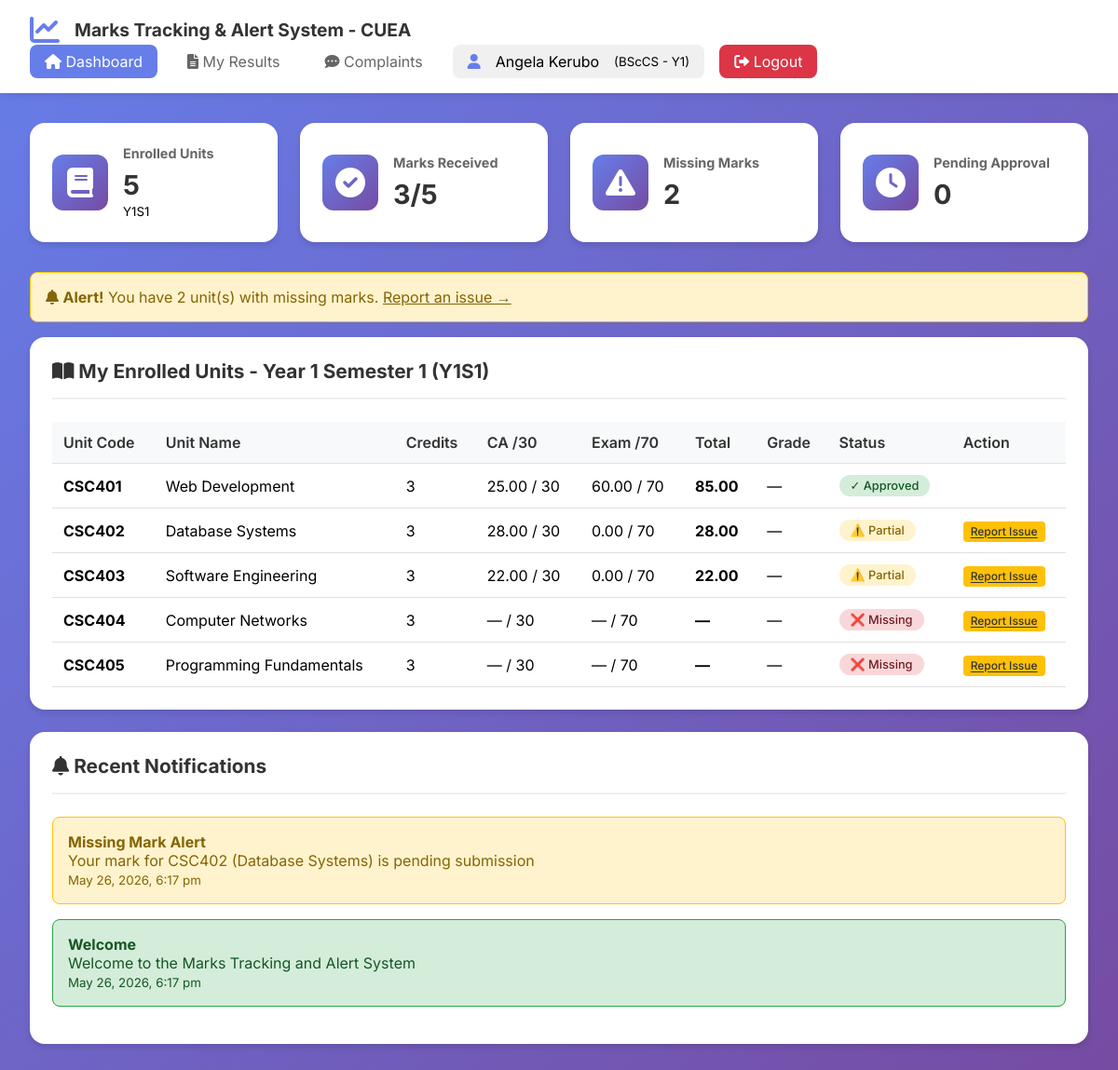
The app's page /student/dashboard.php (signed in) with its own data.
### tables this page shows
CREATE TABLE IF NOT EXISTS users (
    user_id INT PRIMARY KEY AUTO_INCREMENT,
    reg_no VARCHAR(50) UNIQUE,
    full_name VARCHAR(100) NOT NULL,
    email VARCHAR(100) UNIQUE NOT NULL,
    phone VARCHAR(15),
    password VARCHAR(255) NOT NULL,
    role ENUM('student', 'lecturer', 'admin') DEFAULT 'student',
    program_id INT,
    department VARCHAR(100),
    year_of_study INT DEFAULT 1,
    is_active BOOLEAN DEFAULT TRUE,
    created_at TIMESTAMP DEFAULT CURRENT_TIMESTAMP,
    FOREIGN KEY (program_id) REFERENCES programs(program_id) ON DELETE SET NULL
);

CREATE TABLE IF NOT EXISTS programs (
    program_id INT PRIMARY KEY AUTO_INCREMENT,
    program_code VARCHAR(20) UNIQUE NOT NULL,
    program_name VARCHAR(100) NOT NULL,
    department VARCHAR(100),
    duration_years INT DEFAULT 4,
    created_at TIMESTAMP DEFAULT CURRENT_TIMESTAMP
);

CREATE TABLE IF NOT EXISTS enrollments (
    enrollment_id INT PRIMARY KEY AUTO_INCREMENT,
    student_id INT NOT NULL,
    unit_id INT NOT NULL,
    year INT NOT NULL,
    semester INT NOT NULL,
    academic_year VARCHAR(20),
    status ENUM('active', 'completed', 'dropped') DEFAULT 'active',
    enrolled_at TIMESTAMP DEFAULT CURRENT_TIMESTAMP,
    FOREIGN KEY (student_id) REFERENCES users(user_id) ON DELETE CASCADE,
    FOREIGN KEY (unit_id) REFERENCES units(unit_id) ON DELETE CASCADE,
    UNIQUE KEY unique_enrollment (student_id, unit_id, year, semester)
);

CREATE TABLE IF NOT EXISTS units (
    unit_id INT PRIMARY KEY AUTO_INCREMENT,
    unit_code VARCHAR(20) UNIQUE NOT NULL,
    unit_name VARCHAR(100) NOT NULL,
    program_id INT,
    year INT NOT NULL,
    semester INT NOT NULL,
    lecturer_id INT,
    credits INT DEFAULT 3,
    created_at TIMESTAMP DEFAULT CURRENT_TIMESTAMP,
    FOREIGN KEY (program_id) REFERENCES programs(program_id) ON DELETE CASCADE,
    FOREIGN KEY (lecturer_id) REFERENCES users(user_id) ON DELETE SET NULL,
    UNIQUE KEY unique_unit (unit_code, year, semester)
);

CREATE TABLE IF NOT EXISTS marks (
    mark_id INT PRIMARY KEY AUTO_INCREMENT,
    student_id INT NOT NULL,
    unit_id INT NOT NULL,
    lecturer_id INT NOT NULL,
    ca_score DECIMAL(5,2) DEFAULT 0,
    exam_score DECIMAL(5,2) DEFAULT 0,
    total_score DECIMAL(5,2) GENERATED ALWAYS AS (ca_score + exam_score) STORED,
    grade VARCHAR(2),
    status ENUM('draft', 'submitted', 'approved', 'rejected') DEFAULT 'draft',
    submission_date TIMESTAMP DEFAULT CURRENT_TIMESTAMP,
    approved_by INT,
    approved_date TIMESTAMP NULL,
    remarks TEXT,
    FOREIGN KEY (student_id) REFERENCES users(user_id) ON DELETE CASCADE,
    FOREIGN KEY (unit_id) REFERENCES units(unit_id) ON DELETE CASCADE,
    FOREIGN KEY (lecturer_id) REFERENCES users(user_id),
    FOREIGN KEY (approved_by) REFERENCES users(user_id),
    UNIQUE KEY unique_mark (student_id, unit_id)
);

CREATE TABLE IF NOT EXISTS notifications (
    notification_id INT PRIMARY KEY AUTO_INCREMENT,
    user_id INT NOT NULL,
    title VARCHAR(200) NOT NULL,
    message TEXT NOT NULL,
    type ENUM('info', 'warning', 'success', 'error') DEFAULT 'info',
    is_read BOOLEAN DEFAULT FALSE,
    created_at TIMESTAMP DEFAULT CURRENT_TIMESTAMP,
    FOREIGN KEY (user_id) REFERENCES users(user_id) ON DELETE CASCADE
);

### includes/session.php (called while the page is built, shortened)
<?php
require_once __DIR__ . '/../config/database.php';
function isLoggedIn() {
    return isset($_SESSION['user_id']);
}
function getCurrentUser() {
    global $conn;
    $user_id = $_SESSION['user_id'];
    $query = "SELECT * FROM users WHERE user_id = ?";
    $stmt = mysqli_prepare($conn, $query);
    mysqli_stmt_bind_param($stmt, "i", $user_id);
    mysqli_stmt_execute($stmt);
    $result = mysqli_stmt_get_result($stmt);
    return mysqli_fetch_assoc($result);
}
?>

### student/dashboard.php (the view, shortened to what this page needs)
<?php
require_once '../includes/session.php';
$user = getCurrentUser();
$current_year = 1;
$current_semester = 1;
$program_query = "SELECT p.program_code, p.program_name, p.duration_years, u.year_of_study
                  FROM users u
                  LEFT JOIN programs p ON u.program_id = p.program_id
                  WHERE u.user_id = {$user['user_id']}";
$program = mysqli_fetch_assoc(mysqli_query($conn, $program_query));
$units_query = "SELECT
    u.unit_id, u.unit_code, u.unit_name, u.credits,
    e.year, e.semester, e.academic_year,
    m.mark_id, m.ca_score, m.exam_score, m.total_score, m.grade, m.status as mark_status
    FROM enrollments e
    JOIN units u ON e.unit_id = u.unit_id
    LEFT JOIN marks m ON m.student_id = e.student_id AND m.unit_id = e.unit_id
    WHERE e.student_id = {$user['user_id']}
    AND e.year = $current_year
    AND e.semester = $current_semester
    AND e.status = 'active'
    ORDER BY u.unit_code";
$enrolled_units = mysqli_query($conn, $units_query);
$stats = [
    'total_units' => 0,
    'marks_received' => 0,
    'marks_missing' => 0,
    'marks_approved' => 0,
    'pending_approval' => 0
];
while($unit = mysqli_fetch_assoc($enrolled_units)) {
    $stats['total_units']++;
    if ($unit['mark_status'] == 'approved') {
        $stats['marks_received']++;
    } elseif ($unit['mark_status'] == 'submitted') {
        $stats['pending_approval']++;
        $stats['marks_received']++;
    } elseif ($unit['mark_status'] == 'draft') {
        $stats['marks_received']++;
    } else {
        $stats['marks_missing']++;
    }
}
mysqli_data_seek($enrolled_units, 0);
$alerts_query = "SELECT * FROM notifications WHERE user_id = {$user['user_id']} ORDER BY created_at DESC LIMIT 5";
$alerts = mysqli_query($conn, $alerts_query);
?>
<?php include '../includes/header.php'; ?>
<div class="navbar">
    <div class="nav-brand"><i class="fas fa-chart-line"></i><h2>Marks Tracking & Alert System - CUEA</h2></div>
    <div class="nav-links">
        <a href="dashboard.php" class="active"><i class="fas fa-home"></i> Dashboard</a>
        <a href="view_results.php"><i class="fas fa-file-alt"></i> My Results</a>
        <a href="complaints.php"><i class="fas fa-comment-dots"></i> Complaints</a>
        <div class="user-info">
            <i class="fas fa-user"></i>
            <span><?php echo htmlspecialchars($user['full_name']); ?></span>
            <small>(<?php echo $program['program_code'] ?? 'No Program'; ?> - Y<?php echo $user['year_of_study']; ?>)</small>
        </div>
        <a href="logout.php" class="logout-btn"><i class="fas fa-sign-out-alt"></i> Logout</a>
    </div>
</div>
<div class="container">
    <div class="stats-grid">
        <div class="stat-card">
            <div class="stat-icon"><i class="fas fa-book"></i></div>
            <div class="stat-info">
                <h4>Enrolled Units</h4>
                <div class="number"><?php echo $stats['total_units']; ?></div>
                <small>Y<?php echo $current_year; ?>S<?php echo $current_semester; ?></small>
            </div>
        </div>
        <div class="stat-card">
            <div class="stat-icon"><i class="fas fa-check-circle"></i></div>
            <div class="stat-info">
                <h4>Marks Received</h4>
                <div class="number"><?php echo $stats['marks_received']; ?>/<?php echo $stats['total_units']; ?></div>
            </div>
        </div>
        <div class="stat-card">
            <div class="stat-icon"><i class="fas fa-exclamation-triangle"></i></div>
            <div class="stat-info">
                <h4>Missing Marks</h4>
                <div class="number"><?php echo $stats['marks_missing']; ?></div>
            </div>
        </div>
        <div class="stat-card">
            <div class="stat-icon"><i class="fas fa-clock"></i></div>
            <div class="stat-info">
                <h4>Pending Approval</h4>
                <div class="number"><?php echo $stats['pending_approval']; ?></div>
            </div>
        </div>
    </div>
    <?php if($stats['marks_missing'] > 0): ?>
        <div class="alert alert-warning">
            <i class="fas fa-bell"></i>
            <strong>Alert!</strong> You have <?php echo $stats['marks_missing']; ?> unit(s) with missing marks.
            <a href="complaints.php" style="color: #856404;">Report an issue →</a>
        </div>
    <?php endif; ?>
    <div class="card">
        <div class="card-header">
            <h3><i class="fas fa-book-open"></i> My Enrolled Units - Year <?php echo $current_year; ?> Semester <?php echo $current_semester; ?> (Y<?php echo $current_year; ?>S<?php echo $current_semester; ?>)</h3>
        </div>
        <?php if(mysqli_num_rows($enrolled_units) > 0): ?>
            <div class="table-container">
                <table class="data-table">
                    <thead>
                        <tr>
                            <th>Unit Code</th>
                            <th>Unit Name</th>
                            <th>Credits</th>
                            <th>CA /30</th>
                            <th>Exam /70</th>
                            <th>Total</th>
                            <th>Grade</th>
                            <th>Status</th>
                            <th>Action</th>
                        </tr>
                    </thead>
                    <tbody>
                        <?php while($unit = mysqli_fetch_assoc($enrolled_units)): ?>
                            <tr>
                                <td><strong><?php echo $unit['unit_code']; ?></strong></td>
                                <td><?php echo $unit['unit_name']; ?></td>
                                <td><?php echo $unit['credits']; ?></td>
                                <td><?php echo $unit['ca_score'] ?? '—'; ?> / 30</td>
                                <td><?php echo $unit['exam_score'] ?? '—'; ?> / 70</td>
                                <td><strong><?php echo $unit['total_score'] ?? '—'; ?></strong></td>
                                <td><?php echo $unit['grade'] ?? '—'; ?></td>
                                <td>
                                    <?php
                                    if($unit['mark_status'] == 'approved') {
                                        echo '<span class="badge badge-success">✓ Approved</span>';
                                    } elseif($unit['mark_status'] == 'submitted') {
                                        echo '<span class="badge badge-info">⏳ Pending</span>';
                                    } elseif($unit['mark_status'] == 'draft') {
                                        echo '<span class="badge badge-warning">⚠️ Partial</span>';
                                    } else {
                                        echo '<span class="badge badge-danger">❌ Missing</span>';
                                    }
                                    ?>
                                </td>
                                <td>
                                    <?php if(!$unit['mark_status'] || $unit['mark_status'] == 'draft'): ?>
                                        <a href="complaints.php?unit_id=<?php echo $unit['unit_id']; ?>" class="btn btn-warning btn-sm">Report Issue</a>
                                    <?php endif; ?>
                                </td>
                            </tr>
                        <?php endwhile; ?>
                    </tbody>
                </table>
            </div>
        <?php else: ?>
            <div class="alert alert-info">No units enrolled for this semester.</div>
        <?php endif; ?>
    </div>
    <div class="card">
        <div class="card-header">
            <h3><i class="fas fa-bell"></i> Recent Notifications</h3>
        </div>
        <?php if(mysqli_num_rows($alerts) > 0): ?>
            <?php while($alert = mysqli_fetch_assoc($alerts)): ?>
                <div class="alert alert-<?php echo $alert['type']; ?>">
                    <strong><?php echo htmlspecialchars($alert['title']); ?></strong>
                    <p><?php echo htmlspecialchars($alert['message']); ?></p>
                    <small><?php echo date('F j, Y, g:i a', strtotime($alert['created_at'])); ?></small>
                </div>
            <?php endwhile; ?>
        <?php else: ?>
            <p>No new notifications</p>
        <?php endif; ?>
    </div>
</div>
<?php include '../includes/footer.php'; ?>

### includes/header.php (shortened to what this page needs)
<!DOCTYPE html>
<html lang="en">
<head>
    <link rel="stylesheet" href="https://cdnjs.cloudflare.com/ajax/libs/font-awesome/6.0.0/css/all.min.css">
    <link rel="stylesheet" href="../assets/css/style.css">
</head>
<body>

### includes/footer.php (shortened to what this page needs)
</body>
</html>

### assets/css/style.css (style rules this page uses)
* { margin: 0; padding: 0; box-sizing: border-box; }
body { font-family: 'Inter', sans-serif; background: linear-gradient(135deg, #667eea 0%, #764ba2 100%); min-height: 100vh; }
.navbar { background: white; box-shadow: 0 2px 10px rgba(0,0,0,0.1); padding: 1rem 2rem; display: flex; justify-content: space-between; align-items: center; flex-wrap: wrap; }
.nav-brand { display: flex; align-items: center; gap: 1rem; }
.nav-brand i { font-size: 2rem; color: #667eea; }
.nav-brand h2 { color: #333; font-size: 1.2rem; }
.nav-links { display: flex; gap: 1rem; align-items: center; flex-wrap: wrap; }
.nav-links a { text-decoration: none; color: #666; padding: 0.5rem 1rem; border-radius: 8px; transition: all 0.3s ease; }
.nav-links a:hover, .nav-links a.active { background: #667eea; color: white; }
.user-info { display: flex; align-items: center; gap: 1rem; background: #f0f0f0; padding: 0.5rem 1rem; border-radius: 8px; }
.user-info i { color: #667eea; }
.logout-btn { background: #dc3545; color: white !important; }
.container { max-width: 1280px; margin: 2rem auto; padding: 0 2rem; }
.card { background: white; border-radius: 16px; padding: 1.5rem; margin-bottom: 1.5rem; box-shadow: 0 4px 6px rgba(0,0,0,0.1); }
.card-header { display: flex; justify-content: space-between; align-items: center; margin-bottom: 1.5rem; padding-bottom: 1rem; border-bottom: 2px solid #f0f0f0; }
.card-header h3 { color: #333; font-size: 1.3rem; }
.stats-grid { display: grid; grid-template-columns: repeat(auto-fit, minmax(250px, 1fr)); gap: 1.5rem; margin-bottom: 2rem; }
.stat-card { background: white; border-radius: 16px; padding: 1.5rem; display: flex; align-items: center; gap: 1rem; box-shadow: 0 4px 6px rgba(0,0,0,0.1); }
.stat-icon { width: 60px; height: 60px; background: linear-gradient(135deg, #667eea, #764ba2); border-radius: 12px; display: flex; align-items: center; justify-content: center; }
.stat-icon i { font-size: 2rem; color: white; }
.stat-info h4 { color: #666; font-size: 0.9rem; margin-bottom: 0.5rem; }
.stat-info .number { font-size: 1.8rem; font-weight: bold; color: #333; }
.btn { padding: 0.75rem 1.5rem; border: none; border-radius: 8px; font-size: 1rem; font-weight: 500; cursor: pointer; transition: all 0.3s ease; }
.btn-warning { background: #ffc107; color: #333; }
.table-container { overflow-x: auto; }
table { width: 100%; border-collapse: collapse; }
th, td { padding: 1rem; text-align: left; border-bottom: 1px solid #e0e0e0; }
th { background: #f8f9fa; font-weight: 600; color: #333; }
.alert { padding: 1rem; border-radius: 8px; margin-bottom: 1rem; }
.alert-warning { background: #fff3cd; border: 1px solid #ffc107; color: #856404; }
.alert-success { background: #d4edda; border: 1px solid #28a745; color: #155724; }
.badge { display: inline-block; padding: 0.25rem 0.75rem; border-radius: 20px; font-size: 0.8rem; font-weight: 500; }
.badge-success { background: #d4edda; color: #155724; }
.badge-warning { background: #fff3cd; color: #856404; }
.badge-danger { background: #f8d7da; color: #721c24; }

### student/dashboard.php (style rules this page uses)
.data-table { width: 100%; border-collapse: collapse; }
.data-table th, .data-table td { padding: 0.75rem; text-align: left; border-bottom: 1px solid #e0e0e0; }
.data-table th { background: #f8f9fa; font-weight: 600; }
.btn-sm { padding: 0.2rem 0.5rem; font-size: 0.75rem; border-radius: 4px; }

### records on screen
users: full_name "Angela Kerubo", program.program_code "BScCS", year_of_study "1"
enrollments: unit.unit_code "CSC401", unit.unit_name "Web Development", unit.credits "3", marks.ca_score "25.00", marks.exam_score "60.00", marks.total_score "85.00", marks.grade "—", shows "✓ Approved"
enrollments: unit.unit_code "CSC402", unit.unit_name "Database Systems", unit.credits "3", marks.ca_score "28.00", marks.exam_score "0.00", marks.total_score "28.00", marks.grade "—", shows "⚠️ Partial"
enrollments: unit.unit_code "CSC403", unit.unit_name "Software Engineering", unit.credits "3", marks.ca_score "22.00", marks.exam_score "0.00", marks.total_score "22.00", marks.grade "—", shows "⚠️ Partial"
enrollments: unit.unit_code "CSC404", unit.unit_name "Computer Networks", unit.credits "3", ca_score "—", exam_score "—", total_score "—", grade "—", shows "❌ Missing"
enrollments: unit.unit_code "CSC405", unit.unit_name "Programming Fundamentals", unit.credits "3", ca_score "—", exam_score "—", total_score "—", grade "—", shows "❌ Missing"
notifications: title "Missing Mark Alert", message "Your mark for CSC402 (Database Systems) is pending submission", created_at "May 26, 2026, 6:17 pm"
notifications: title "Welcome", message "Welcome to the Marks Tracking and Alert System", created_at "May 26, 2026, 6:17 pm"

### other values on screen
$stats['total_units'] "5"
$current_year "1"
$current_semester "1"
$stats['marks_received'] "3"
$stats['marks_missing'] "2"
$stats['pending_approval'] "0"
